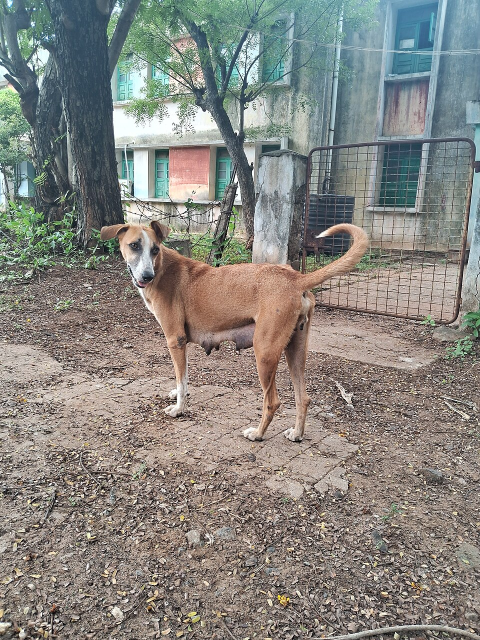
#> input picture data/demo_photos/dog_4.jpg, 960 x 1280 px (shown at 1/2 size)
$ python -i seed.py   (imports and definitions only)
#> lines starting #> are read from the running program, lines starting #| are printed output that depends on the picture
"""Demo data so the website can be tried without real people.

Everything seeded here is clearly marked as sample data on the site. Photos are openly licensed (see
data/demo_photos/credits.json). Locations are around Ranchi, where StrayWatch started.
"""
from __future__ import annotations

import io
from datetime import timedelta
from pathlib import Path

from PIL import Image, ImageEnhance, ImageOps
from sqlalchemy import select

from . import photos
from .db import Animal, Case, CaseEvent, LostPost, SessionLocal, Setting, Sighting, User, VetProfile, now

PHOTOS = Path(__file__).resolve().parent.parent / "data" / "demo_photos"
SAMPLES = Path(__file__).resolve().parent / "static" / "samples"

LALPUR = (23.3725, 85.3330)
KANKE_RD = (23.3950, 85.3200)
RATU_RD = (23.3905, 85.3050)


def _jpg(path: Path) -> bytes:
    return path.read_bytes()


def _variant(path: Path, flip=True, dark=0.8, crop=0.08) -> bytes:
    """The 'same animal, another day' photo used by the try-it samples."""
#> called with path = '../data/demo_photos/dog_4.jpg', flip = True, dark = 0.8, crop = 0.08
    im = Image.open(path)
#> im is the input picture: PIL image 960x1280 RGB; mean R, G, B 134.8, 133.4, 127.7
    w, h = im.size
#> w = 960; h = 1280
    im = im.crop((int(w * crop), int(h * crop / 2), int(w * (1 - crop)), int(h * (1 - crop / 3))))
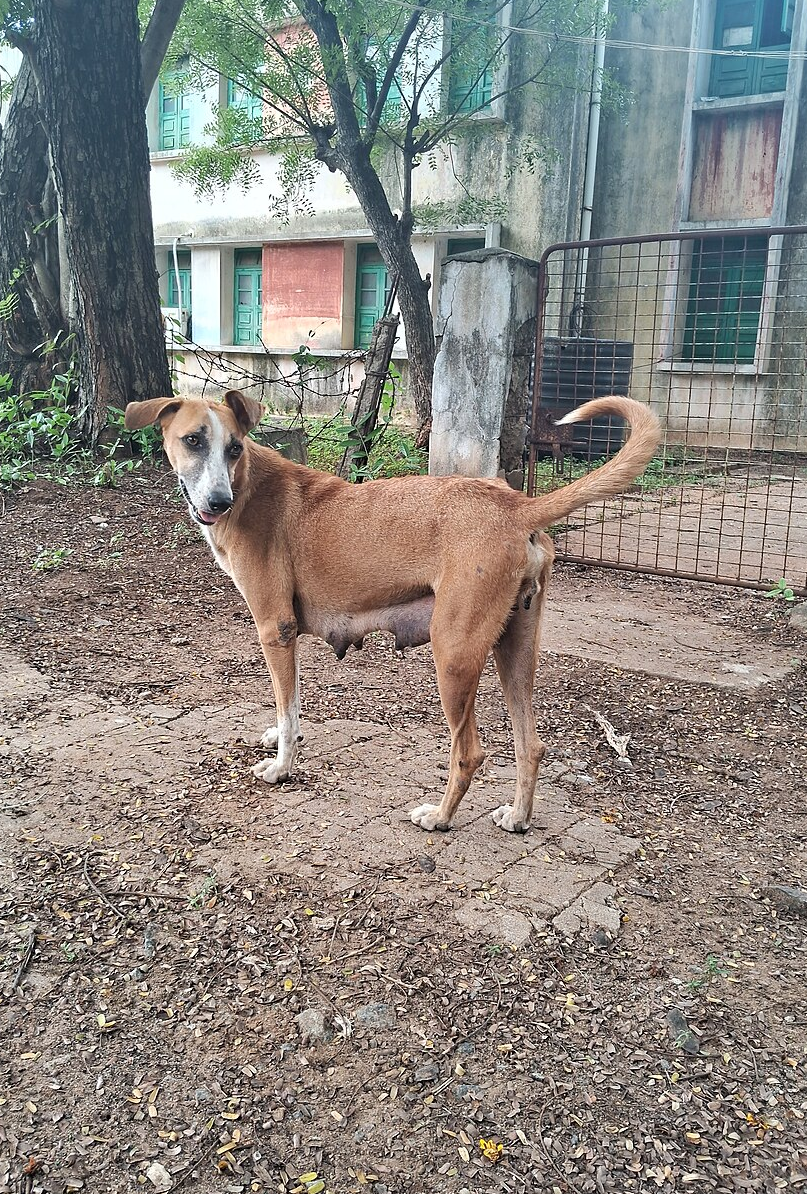
#> im: PIL image 807x1194 RGB; mean R, G, B 137.1, 132.7, 126.8
    if flip:
        im = ImageOps.mirror(im)
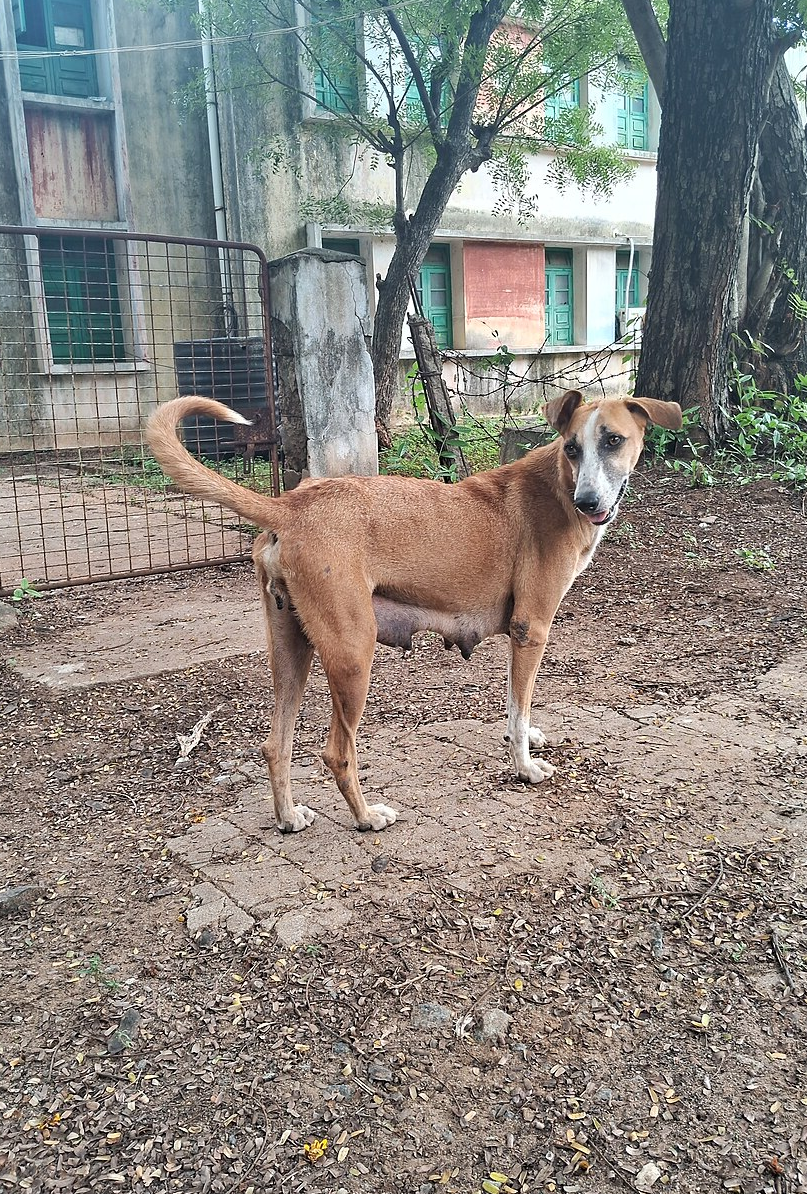
#> im: PIL image 807x1194 RGB; mean R, G, B 137.1, 132.7, 126.8
    im = ImageEnhance.Brightness(im).enhance(dark)
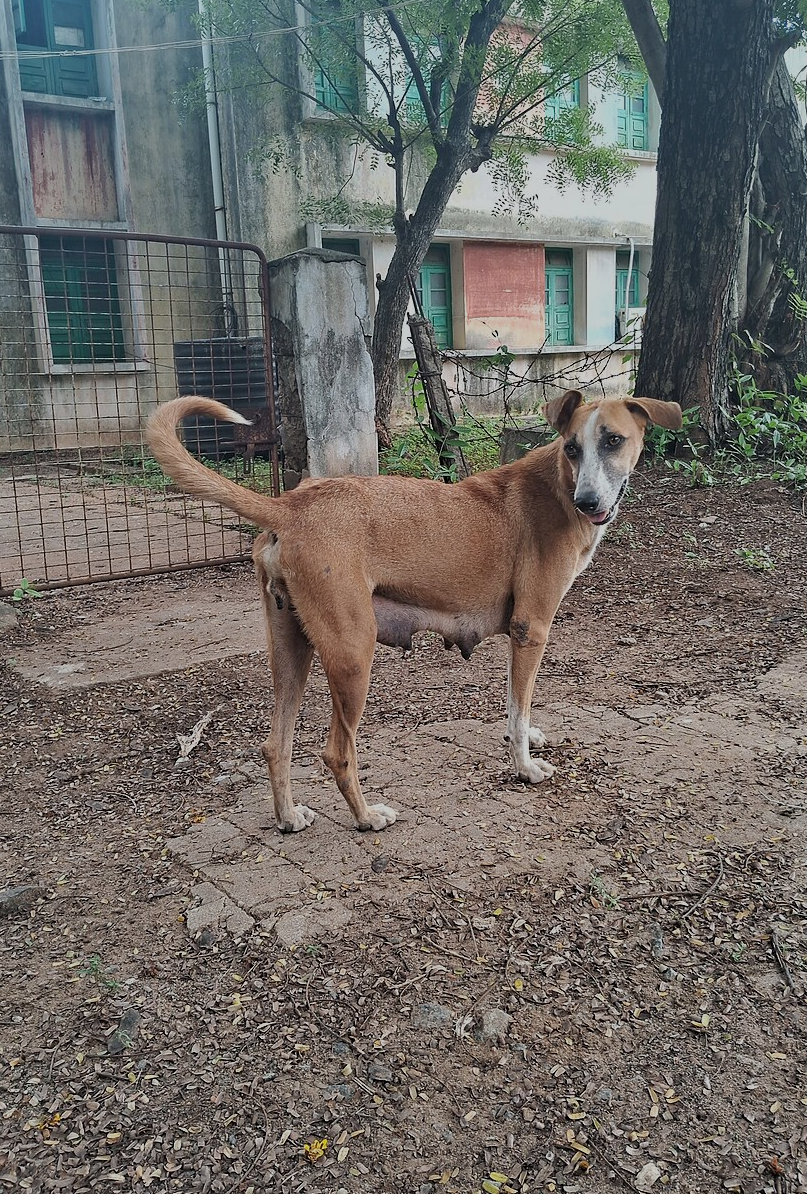
#> im: PIL image 807x1194 RGB; mean R, G, B 109.3, 105.8, 101
    b = io.BytesIO()
    im.convert("RGB").save(b, "JPEG", quality=85)
    return b.getvalue()


# [9 lines left out: function make_samples, not called in this run]


# Sample responder teams ("caretaker first, then the nearest right team"). All clearly marked "Sample".
RESPONDERS = [
    ("demo:ngo", "Sample NGO rescue team", "ngo", "en", (23.3690, 85.3250)),
    ("demo:vet", "Sample partner vet clinic", "vet", "hi", (23.3600, 85.3350)),
    ("demo:cattle", "Sample municipal cattle team", "municipal_cattle", "hi", (23.3800, 85.3100)),
    ("demo:abc", "Sample municipal animal team", "municipal", "hi", (23.3550, 85.3200)),
    ("demo:police", "Sample traffic police desk", "police", "hi", (23.3650, 85.3300)),
    ("demo:coord", "Sample duty coordinator", "coordinator", "en", (23.3441, 85.3096)),
]


# Sample online vets for the demo. Clearly labelled "Sample"; real vets sign up at /vet/join and are verified first.
SAMPLE_VETS = [
    ("demo:vet1", "VET-1001", "Dr. Sample Asha (sample vet)", "Sample Pet Clinic, Lalpur", ["en", "hi"], 199, True, True),
    ("demo:vet2", "VET-1002", "Dr. Sample Rohan (sample vet)", "Sample Animal Hospital, Ratu Road", ["en", "hi", "bn"], 0, True, True),
    ("demo:vet3", "VET-1003", "Dr. Sample Meena (sample vet)", "Sample Cattle Care, Kanke", ["hi", "en"], 149, True, False),
]


# [19 lines left out: functions seed_vets, seed_responders, not called in this run]


SAMPLE_VERSION = "2"  # bump when the sample cases change


# [140 lines left out: functions seed_cases, seed, not called in this run]


# [6 lines not run here, left out]

>>> result = _variant('../data/demo_photos/dog_4.jpg')

$ run again, on data/demo_photos/dog_0.jpg
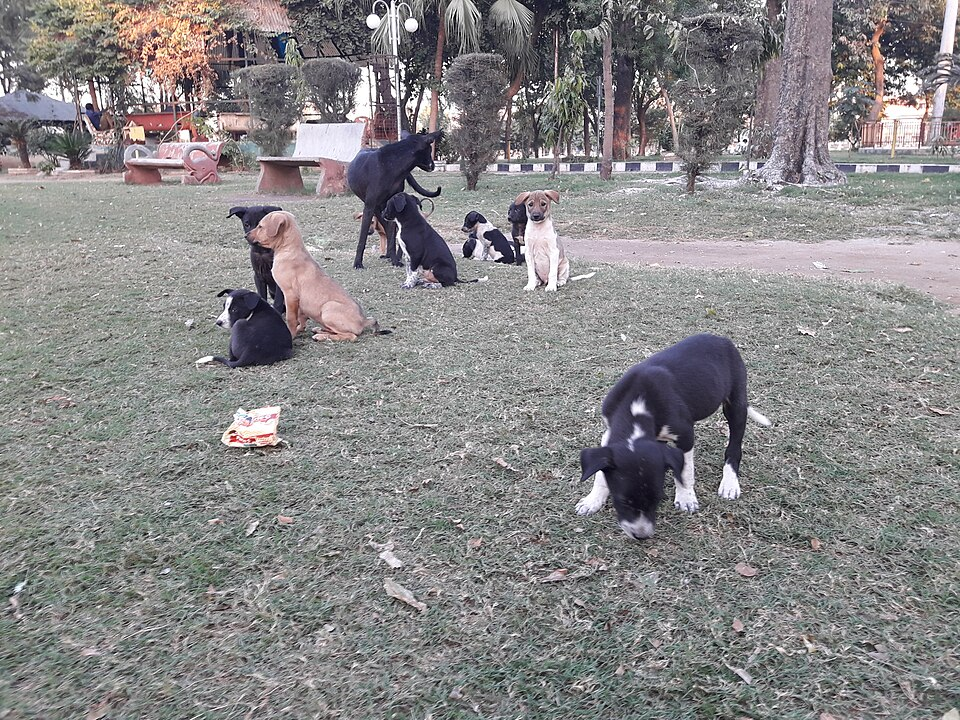
#> input picture data/demo_photos/dog_0.jpg, 960 x 720 px
#> in _variant, im is the input picture: PIL image 960x720 RGB; mean R, G, B 135.9, 134, 135.1
#> in _variant, `im = ImageOps.mirror(im)`:
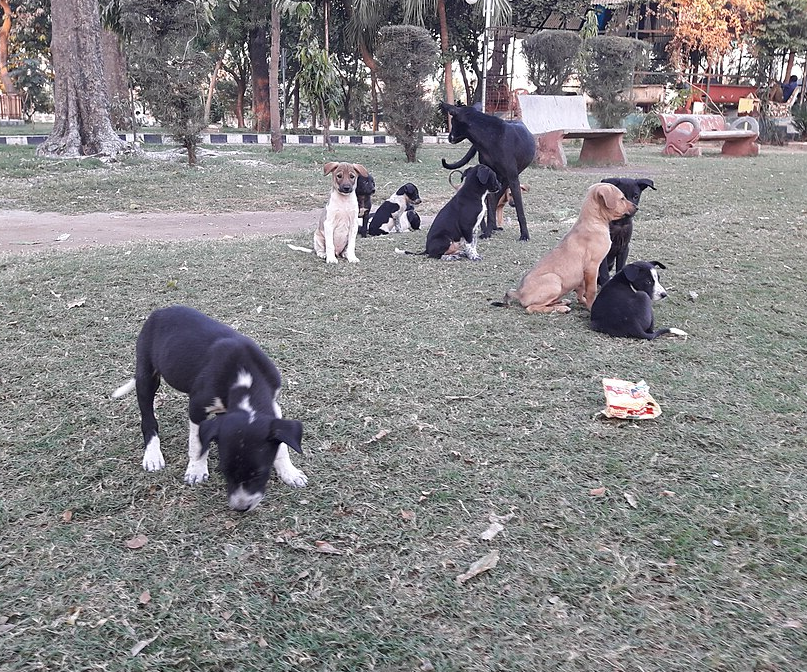
#> im: PIL image 807x672 RGB; mean R, G, B 135.4, 133.3, 135.1
#> in _variant, `im = ImageEnhance.Brightness(im).enhance(dark)`:
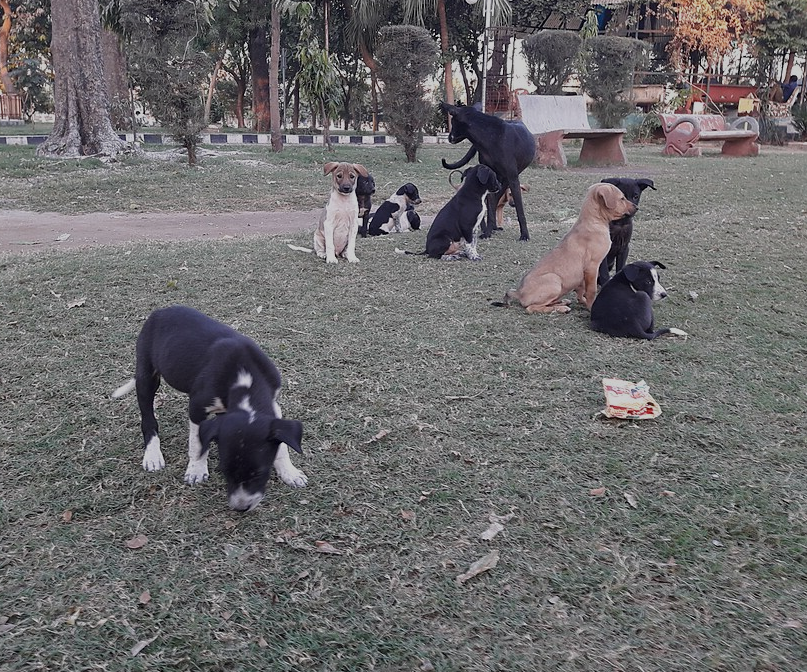
#> im: PIL image 807x672 RGB; mean R, G, B 107.9, 106.2, 107.7

$ run again, on data/demo_photos/cat_1.jpg
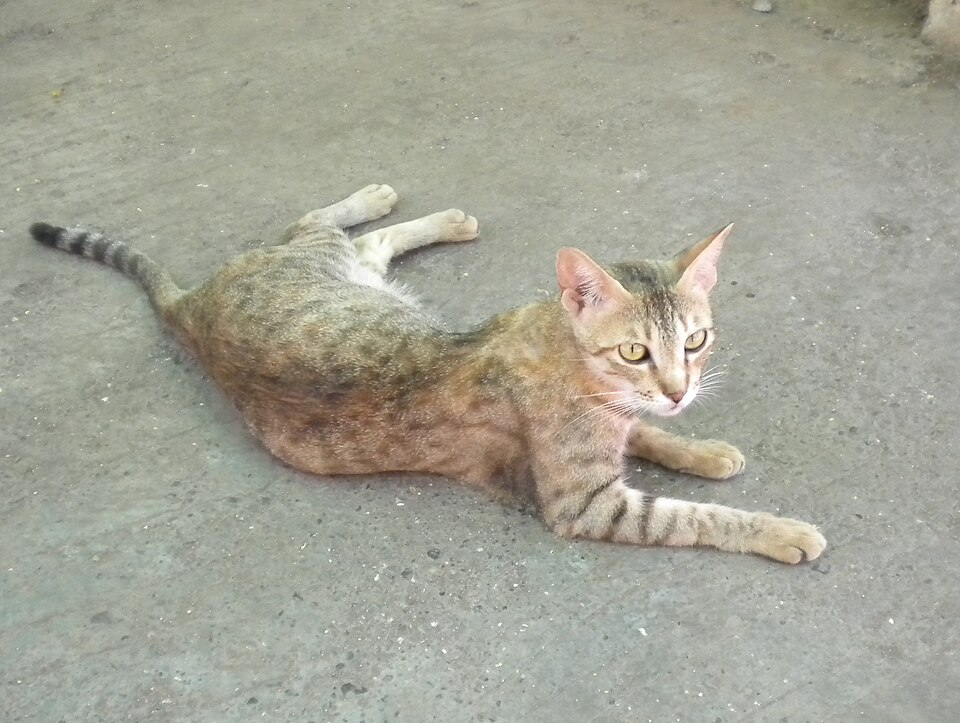
#> input picture data/demo_photos/cat_1.jpg, 960 x 723 px
#> in _variant, im is the input picture: PIL image 960x723 RGB; mean R, G, B 165, 164.6, 151.2
#> in _variant, `im = ImageOps.mirror(im)`:
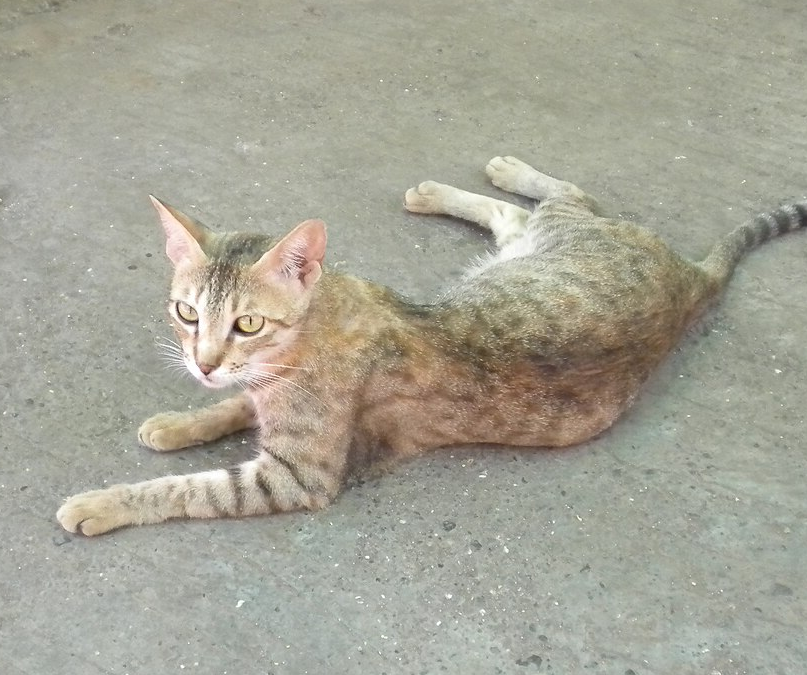
#> im: PIL image 807x675 RGB; mean R, G, B 166.1, 164.9, 150.8
#> in _variant, `im = ImageEnhance.Brightness(im).enhance(dark)`:
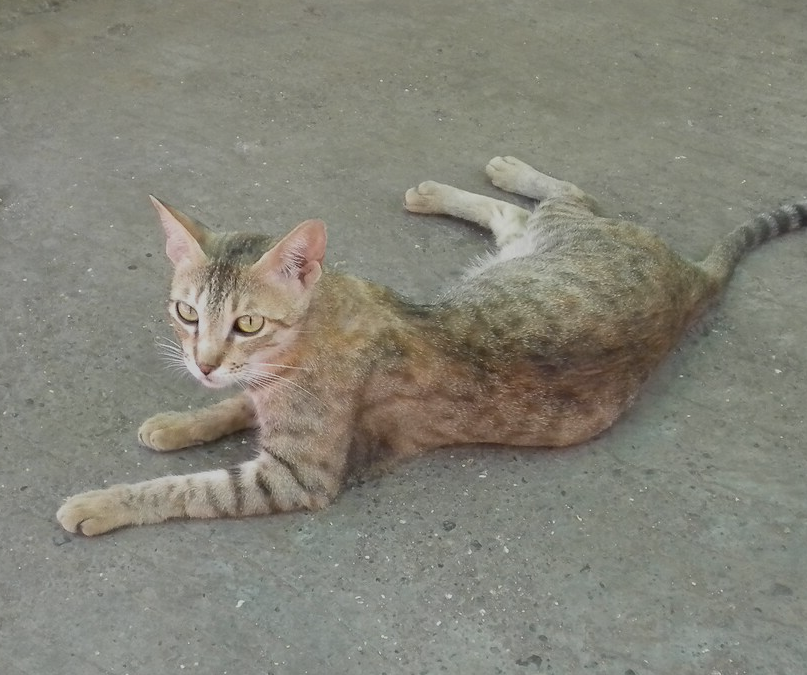
#> im: PIL image 807x675 RGB; mean R, G, B 132.4, 131.5, 120.3

$ run again, on data/demo_photos/cow_0.jpg
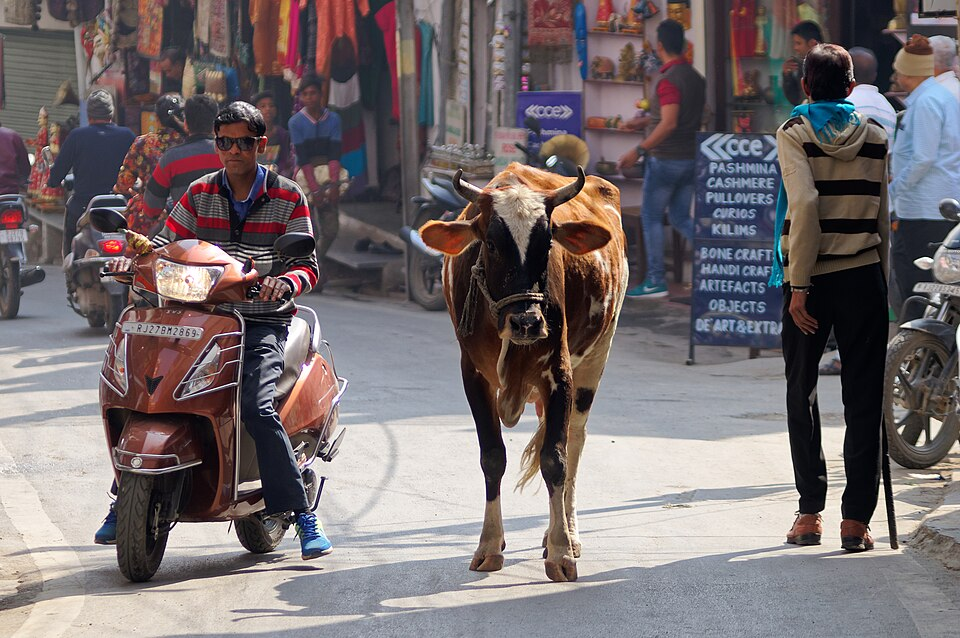
#> input picture data/demo_photos/cow_0.jpg, 960 x 638 px
#> in _variant, im is the input picture: PIL image 960x638 RGB; mean R, G, B 117.9, 108.9, 110.8
#> in _variant, `im = ImageOps.mirror(im)`:
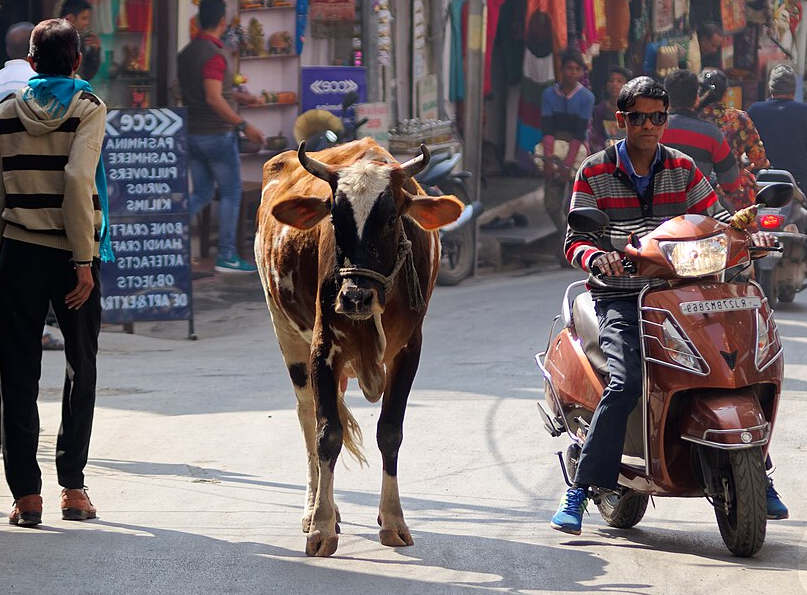
#> im: PIL image 807x595 RGB; mean R, G, B 114.9, 105.2, 107.2
#> in _variant, `im = ImageEnhance.Brightness(im).enhance(dark)`:
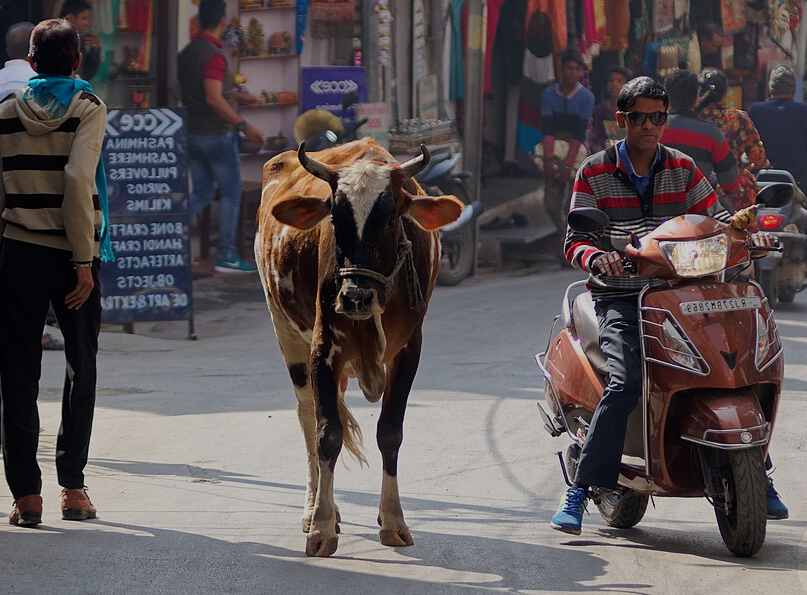
#> im: PIL image 807x595 RGB; mean R, G, B 91.5, 83.7, 85.4
